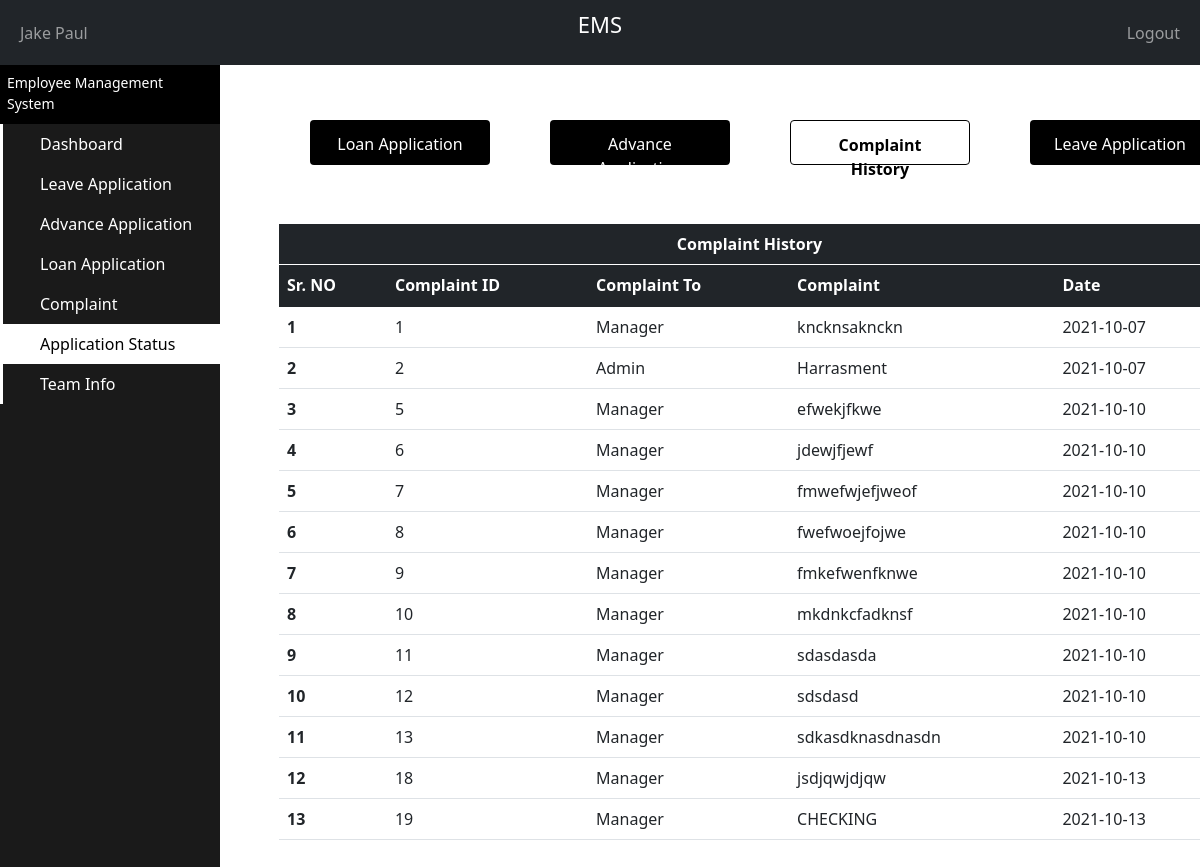
The app's page /PHP/Developer_ApplicationStatus.php (signed in) with its own data.
### tables this page shows
CREATE TABLE `complaint_table` (
  `Complaint_ID` int(11) NOT NULL,
  `TypeOfEmployee` varchar(25) NOT NULL,
  `Developer_ID` int(11) NOT NULL,
  `Manager_ID` int(11) NOT NULL,
  `ComplaintTo` varchar(25) NOT NULL,
  `Complaint` varchar(500) NOT NULL,
  `DateOfComplaint` date NOT NULL
);

### PHP/Developer_ApplicationStatus.php (the view, shortened to what this page needs)
<?php
    include "Connection.php";
?>
<!doctype html>
<html lang="en">
  <head>
    <link href="https://cdn.jsdelivr.net/npm/bootstrap@5.1.1/dist/css/bootstrap.min.css" rel="stylesheet">
  </head>
  <body>
    <nav class="navbar navbar-expand-md navbar-dark bg-dark">
      <div class="container-fluid">
        <div class="navbar-collapse collapse w-100 order-1 order-md-0 dual-collapse2">
          <ul class="navbar-nav me-auto">
            <li class="nav-item active">
              <a class="nav-link" href="Developer_PersonalDetails.php">
                <?php
                  if(isset($_SESSION['fname']) && isset($_SESSION['lname']))
                  {
                    echo"$_SESSION[fname] $_SESSION[lname]";
                  }
                  else
                   echo"Developer Name";
                  ?>
              </a>
            </li>
          </ul>
        </div>
        <div class="mx-auto order-0">
          <p style="color: white;font-size:22px;">EMS</p>
        </div>
        <div class="navbar-collapse collapse w-100 order-3 dual-collapse2">
          <ul class="navbar-nav ms-auto">
            <li class="nav-item">
              <a class="nav-link" href="Logout.php">Logout</a>
            </li>
          </ul>
        </div>
      </div>
    </nav>
    <div class="sidebar-container">
      <div class="sidebar-logo">
        <span> Employee Management System </span>
      </div>
      <ul class="sidebar-navigation">
        <li>
          <a style="text-decoration: none;" href="Developer_Dashboard.php">
            <i class="fa fa-home" aria-hidden="true"></i> Dashboard
          </a>
        </li>
        <li>
          <a style="text-decoration: none;" href="Developer_LeaveApplication.php">
            <i class="fa fa-tachometer" aria-hidden="true"></i> Leave Application
          </a>
        </li>
        <li>
          <a style="text-decoration: none;" href="Developer_AdvanceApplication.php">
            <i class="fa fa-tachometer" aria-hidden="true"></i> Advance Application
          </a>
        </li>
        <li>
            <a style="text-decoration: none;" href="Developer_LoanApplication.php">
              <i class="fa fa-tachometer" aria-hidden="true"></i> Loan Application
            </a>
          </li>
          <li>
            <a style="text-decoration: none;" href="Developer_Complaint.php">
              <i class="fa fa-tachometer" aria-hidden="true"></i> Complaint
            </a>
        </li>
        <li>
            <a style="text-decoration: none;background-color: white;color: black;" href="Developer_ApplicationStatus.php">
              <i class="fa fa-tachometer" aria-hidden="true"></i> Application Status
            </a>
        </li>
        <li>
            <a style="text-decoration: none;" href="Developer_TeamInfo.php">
            <i class="fa fa-tachometer" aria-hidden="true"></i> Team Info
            </a>
        </li>
      </ul>
    </div>
    <div class="content-container">
      <div  style="width:100%;overflow-y: scroll; height:85%;position:fixed" class="container-fluid">
      <div >
        <div style="margin-top: 3%;padding-bottom: 5%;"class="row">
            <a href="Developer_ApplicationStatusLoan.php" style="height:45px;width:15%;margin-left: 7.5%;background-color: black;color:white;" class ="AcitonButtons" value="Admin Dashboard">Loan Application</a>
            <a href="Developer_ApplicationStatusAdvance.php" style="height:45px;width:15%;margin-left: 5%;background-color: black;color:white;"class ="AcitonButtons" value="Update Information">Advance Application</a>
            <a href="Developer_ApplicationStatus.php" style="height:45px;width:15%;margin-left: 5%;background-color: white;color:black;border:1px solid black;"class ="AcitonButtons" value="Update Information"><b>Complaint History</b></a>
            <a href="Developer_ApplicationStatusLeave.php" style="height:45px;width:15%;margin-left: 5%;background-color: black;color:white;" class ="AcitonButtons" value="Admin Dashboard">Leave Application</a>
        </div>
        <div style="width:80%;">
          <?php
            $ID = $_SESSION['uid'];
            $sql = "SELECT * FROM complaint_table WHERE Developer_ID ='$ID'";
            $i = 0;
            $result = mysqli_query($con, $sql);
            echo'
                <div style="width:100%;margin-left: 5%;margin-top: 0%;float:left;"class="jumbotron">
                  <table style="margin-bottom: 0px;padding-bottom: 0px;"class="table">
                    <thead class="table-dark">
                      <tr >
                        <th style="text-align: center;border-bottom: 1px solid white;">Complaint History</th>
                      </tr>
                    </thead>
                  </table>
                </div>';
                echo'
                <div style="width:100%;margin-left: 5%;margin-bottom:5%;float:left"class="jumbotron">
                <table style="margin-top:0px;padding-top: 0px"class="table">
                  <thead class="table-dark">
                    <tr>
                      <th scope="col">Sr. NO</th>
                      <th scope="col">Complaint ID</th>
                      <th scope="col">Complaint To</th>
                      <th scope="col">Complaint</th>
                      <th scope="col">Date</th>
                    </tr>
                  </thead>
                  <tbody>';
                  while($row=mysqli_fetch_array($result))
                  {
                    $i++;
                    echo'
                    <tr>
                      <th>'.$i.'</th>
                      <td>'.$row["Complaint_ID"].'</td>
                      <td>'.$row["ComplaintTo"] .'</td>
                      <td>'.$row["Complaint"].'</td>
                      <td>'.$row["DateOfComplaint"].'</td>
                    </tr>';
                  };
                  echo'</tbody>
                  </table>
                  </div>';
        ?>
        </div>
      </div>
    </div>
    </div>
  </body>
</html>

### PHP/Developer_ApplicationStatus.php (style rules this page uses)
.AcitonButtons { background-color: #04AA6D; color: rgb(255, 255, 255); padding: 12px 20px; border: none; border-radius: 4px; text-decoration: none; text-align:center; cursor: pointer; float: right; }
html,body { height:100%; margin: 0; }
.sidebar-container { position: fixed; width: 220px; height: 100%; left: 0; overflow-x: hidden; overflow-y: auto; background: #1a1a1a; color: #fff; }
.content-container { padding-top: 20px; }
.sidebar-logo { padding: 7px 15px 10px 7px; font-size: 14px; background-color: #000000; }
.sidebar-navigation { padding: 0; margin: 0; list-style-type: none; position: relative; }
.sidebar-navigation li { background-color: transparent; position: relative; display: inline-block; width: 100%; line-height: 20px; }
.sidebar-navigation li a { padding: 10px 15px 10px 30px; display: block; color: #fff; }
.sidebar-navigation li::before { background-color: white; position: absolute; content: ''; height: 100%; left: 0; top: 0; -webkit-transition: width 0.2s ease-in; transition: width 0.2s ease-in; color: #000000; width: 3px; z-index: -1; }
.content-container { padding-left: 220px; }

### records on screen
complaint_table: Complaint_ID "1", ComplaintTo "Manager", Complaint "kncknsaknckn", DateOfComplaint "2021-10-07"
complaint_table: Complaint_ID "2", ComplaintTo "Admin", Complaint "Harrasment", DateOfComplaint "2021-10-07"
complaint_table: Complaint_ID "5", ComplaintTo "Manager", Complaint "efwekjfkwe", DateOfComplaint "2021-10-10"
complaint_table: Complaint_ID "6", ComplaintTo "Manager", Complaint "jdewjfjewf", DateOfComplaint "2021-10-10"
complaint_table: Complaint_ID "7", ComplaintTo "Manager", Complaint "fmwefwjefjweof", DateOfComplaint "2021-10-10"
complaint_table: Complaint_ID "8", ComplaintTo "Manager", Complaint "fwefwoejfojwe", DateOfComplaint "2021-10-10"
complaint_table: Complaint_ID "9", ComplaintTo "Manager", Complaint "fmkefwenfknwe", DateOfComplaint "2021-10-10"
complaint_table: Complaint_ID "10", ComplaintTo "Manager", Complaint "mkdnkcfadknsf", DateOfComplaint "2021-10-10"
complaint_table: Complaint_ID "11", ComplaintTo "Manager", Complaint "sdasdasda", DateOfComplaint "2021-10-10"
complaint_table: Complaint_ID "12", ComplaintTo "Manager", Complaint "sdsdasd", DateOfComplaint "2021-10-10"
complaint_table: Complaint_ID "13", ComplaintTo "Manager", Complaint "sdkasdknasdnasdn", DateOfComplaint "2021-10-10"
complaint_table: Complaint_ID "18", ComplaintTo "Manager", Complaint "jsdjqwjdjqw", DateOfComplaint "2021-10-13"
complaint_table: Complaint_ID "19", ComplaintTo "Manager", Complaint "CHECKING", DateOfComplaint "2021-10-13"

### other values on screen
$_SESSION[fname] "Jake"
$_SESSION[lname] "Paul"
